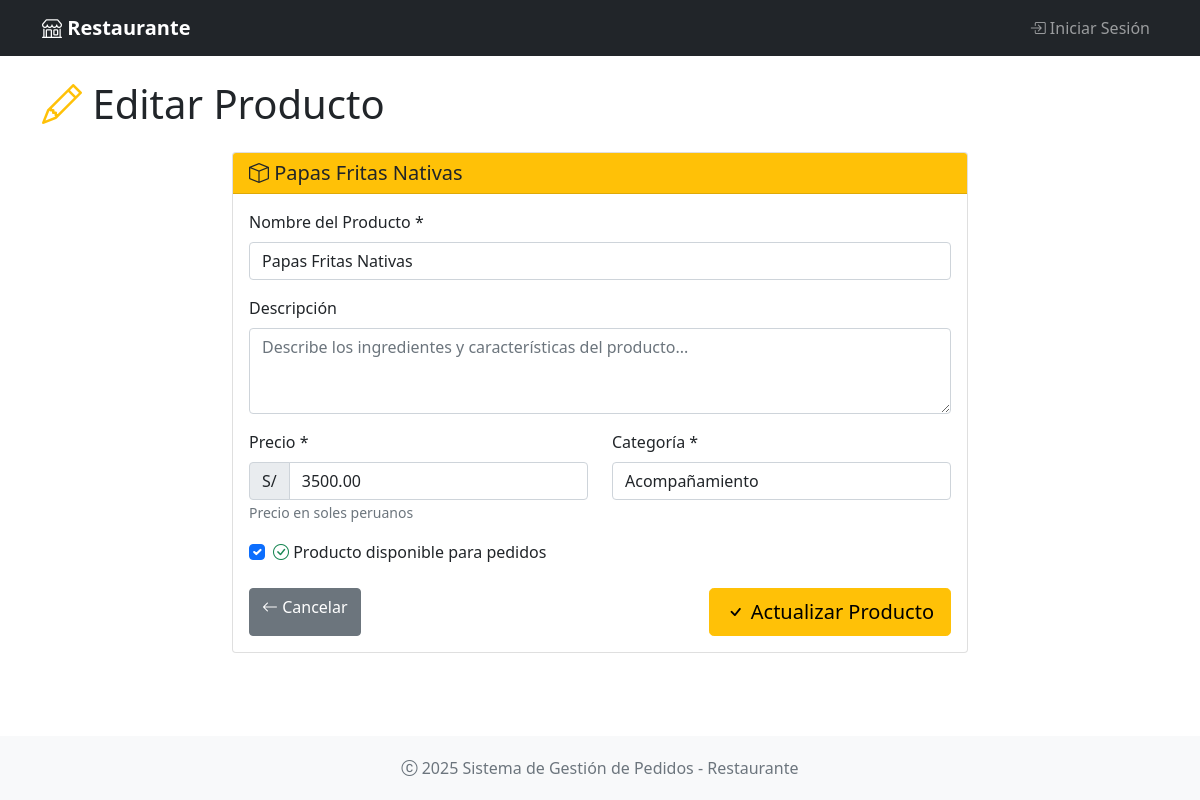
The app's page /productos/4/editar, older data.
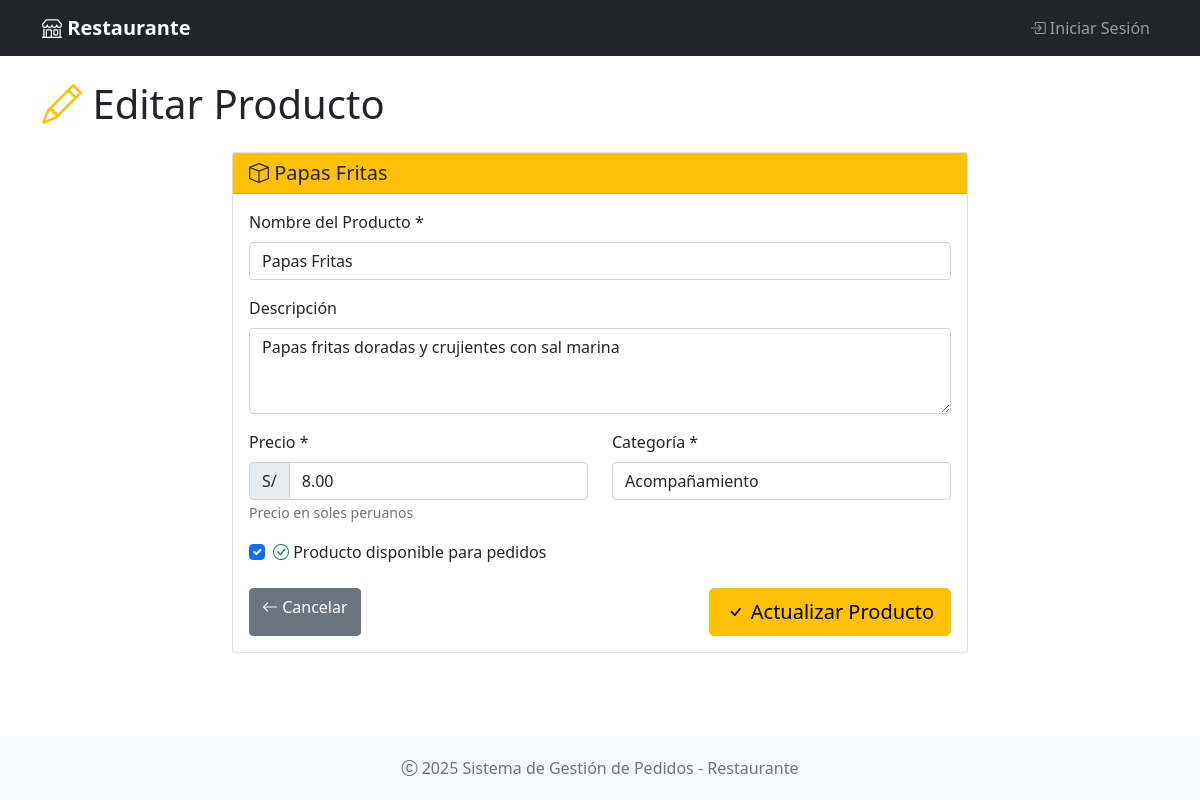
The same page, newer data.
### app.py (models this page shows, shortened)
class Producto(db.Model):
    __tablename__ = 'productos'
    id = db.Column(db.Integer, primary_key=True)
    nombre = db.Column(db.String(100), nullable=False)
    descripcion = db.Column(db.Text)
    precio = db.Column(db.Float, nullable=False)
    categoria = db.Column(db.String(50), nullable=False)
    disponible = db.Column(db.Boolean, default=True)
    fecha_creacion = db.Column(db.DateTime, default=datetime.utcnow)
    detalles_pedido = db.relationship('DetallePedido', backref='producto', lazy=True)

### app.py (the view, shortened to what this page needs)
@app.route('/productos/<int:id>/editar', methods=['GET', 'POST'])
def editar_producto(id):
    producto = Producto.query.get_or_404(id)
    categorias = db.session.query(Producto.categoria).distinct().all()
    categorias = [cat[0] for cat in categorias]
    return render_template('productos/editar.html', producto=producto, categorias=categorias)

### app/templates/productos/editar.html (shortened to what this page needs)
{% extends "base.html" %}
{% block content %}
<div class="row">
    <div class="col-12">
        <h1 class="display-6 mb-4">
            <i class="bi bi-pencil text-warning"></i> Editar Producto
        </h1>
    </div>
</div>
<div class="row justify-content-center">
    <div class="col-md-8">
        <div class="card">
            <div class="card-header bg-warning text-dark">
                <h5 class="mb-0">
                    <i class="bi bi-box"></i> {{ producto.nombre }}
                </h5>
            </div>
            <div class="card-body">
                <form method="POST">
                    <div class="mb-3">
                        <label for="nombre" class="form-label">Nombre del Producto *</label>
                        <input type="text" class="form-control" id="nombre" name="nombre" required
                               value="{{ producto.nombre }}" placeholder="Ej: Hamburguesa Clásica">
                    </div>
                    <div class="mb-3">
                        <label for="descripcion" class="form-label">Descripción</label>
                        <textarea class="form-control" id="descripcion" name="descripcion" rows="3"
                                placeholder="Describe los ingredientes y características del producto...">{{ producto.descripcion or '' }}</textarea>
                    </div>
                    <div class="row">
                        <div class="col-md-6 mb-3">
                            <label for="precio" class="form-label">Precio *</label>
                            <div class="input-group">
                                <span class="input-group-text">S/</span>
                                <input type="number" class="form-control" id="precio" name="precio"
                                       min="0" step="0.50" required value="{{ '%.2f'|format(producto.precio) }}" placeholder="0.00">
                            </div>
                            <small class="form-text text-muted">Precio en soles peruanos</small>
                        </div>
                        <div class="col-md-6 mb-3">
                            <label for="categoria" class="form-label">Categoría *</label>
                            <select class="form-control" id="categoria" name="categoria" required
                                    onchange="toggleNuevaCategoria()">
                                {% for categoria in categorias %}
                                    <option value="{{ categoria }}" {{ 'selected' if categoria == producto.categoria else '' }}>
                                        {{ categoria }}
                                    </option>
                                {% endfor %}
                            </select>
                        </div>
                    </div>
                    <div class="mb-4">
                        <div class="form-check">
                            <input class="form-check-input" type="checkbox" id="disponible" name="disponible"
                                   {{ 'checked' if producto.disponible else '' }}>
                            <label class="form-check-label" for="disponible">
                                <i class="bi bi-check-circle text-success"></i>
                                Producto disponible para pedidos
                            </label>
                        </div>
                    </div>
                    <div class="d-flex justify-content-between">
                        <a href="{{ url_for('ver_producto', id=producto.id) }}" class="btn btn-secondary">
                            <i class="bi bi-arrow-left"></i> Cancelar
                        </a>
                        <button type="submit" class="btn btn-warning btn-lg">
                            <i class="bi bi-check"></i> Actualizar Producto
                        </button>
                    </div>
                </form>
            </div>
        </div>
    </div>
</div>
{% endblock %}

Row changes from the older to the newer data that the page shows:
changed Producto: nombre "Papas Fritas Nativas" → "Papas Fritas"; descripcion (not shown) → "Papas fritas doradas y crujientes con sal marina"; precio "3500.00" → "8.00"
